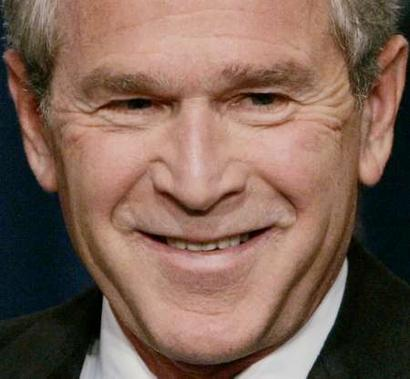
//> input picture openCV1/openCV1/exampleImage.jpg, 410 x 379 px, given in place of the camera
$ ./wink_selfie   (built with g++ and OpenCV 4)
//> lines starting //> are read from the running program, lines starting //| are printed output that depends on the picture; after the words box and inside, x2 and y2 are one past the last pixel; in counts of white or black regions, pixels touching at a corner belong together
#include "opencv2/objdetect.hpp"
#include "opencv2/videoio.hpp"
#include "opencv2/highgui.hpp"
#include "opencv2/imgproc.hpp"

#include <iostream>
#include <stdio.h>
#include <time.h>
#include <fstream>

using namespace std;
using namespace cv;

// much of this code was adapted from the opencv tutorial

/** Function Headers */
void detectAndDisplay(Mat frame);

/** Global variables */
String face_cascade_name, eyes_cascade_name;
CascadeClassifier face_cascade;
CascadeClassifier eyes_cascade;
String window_name = "Capture - Face detection";

/** @function main */
int main(int argc, const char** argv)
{

	face_cascade_name = "haarcascade_frontalface_alt.xml";
	eyes_cascade_name = "haarcascade_eye_tree_eyeglasses.xml";
	VideoCapture capture;

	vector<int> compression_params;
	compression_params.push_back(CV_IMWRITE_PNG_COMPRESSION);
	compression_params.push_back(9);

	Mat frame;
	int num_frames = 100;
	time_t start, end;

	//-- 1. Load the cascades
	if (!face_cascade.load(face_cascade_name)) { printf("--(!)Error loading face cascade\n"); return -1; };
	if (!eyes_cascade.load(eyes_cascade_name)) { printf("--(!)Error loading eyes cascade\n"); return -1; };

	//-- 2. Read the video stream
	capture.open(0);
	if (!capture.isOpened()) { printf("--(!)Error opening video capture\n"); return -1; }

	time(&start); // start timer
	while (capture.read(frame))
	{
//> frame is the input picture: 379 rows x 410 cols, CV_8UC3; mean B, G, R 84.9, 98.2, 125.3


		if (frame.empty())
		{
			printf(" --(!) No captured frame -- Break!");
			break;
		}

		//-- 3. Apply the classifier to the frame
		detectAndDisplay(frame);

		char c = (char)waitKey(10);
		if (c == 27) {
			imwrite("output.png", frame, compression_params);
			break; } // escape


	}

		ofstream ofs("output.txt", ios::out | ios::app);
		time(&end); // end timer

		// Time elapsed
		double seconds = difftime(end, start);
		ofs << "Time taken : " << seconds << " seconds" << endl;

		ofs << "N = " << num_frames << " frames" << endl;

		ofs << "t-N+1 = " << seconds - num_frames + 1 << endl;

		cout << "Output file 'output.txt' created" << endl;
		cout << "Output picture 'output.png' created" << endl;


	return 0;
}

/** @function detectAndDisplay */
void detectAndDisplay(Mat frame)
{
	std::vector<Rect> faces;
	Mat frame_gray;
	int count;
	bool extra_credit = false; // if you want to test extra credit uncomment next line and comment this line out
	//bool extra_credit = true; //if you want to test extra credit ucomment this line and comment out previous line
	cvtColor(frame, frame_gray, COLOR_BGR2GRAY);
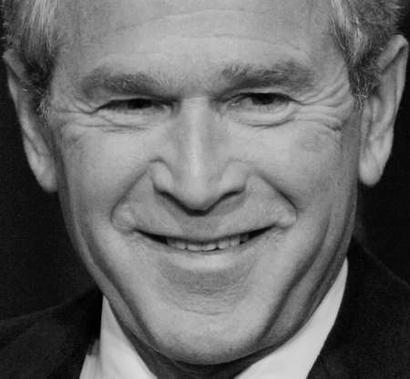
//> frame_gray: 379 rows x 410 cols, CV_8UC1; min 0, max 220, mean 104.8
	equalizeHist(frame_gray, frame_gray);
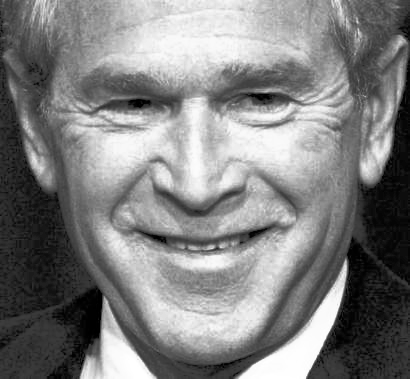
//> frame_gray: 379 rows x 410 cols, CV_8UC1; min 0, max 255, mean 128.3

	//-- Detect faces
	face_cascade.detectMultiScale(frame_gray, faces, 1.1, 2, 0 | CASCADE_SCALE_IMAGE, Size(30, 30));
//> faces = 1 Rect (x, y, width, height): [51, 3, 286, 286]

	for (size_t i = 0; i < faces.size(); i++)
	{
		Point center(faces[i].x + faces[i].width / 2, faces[i].y + faces[i].height / 2);
		ellipse(frame, center, Size(faces[i].width / 2, faces[i].height / 2), 0, 0, 360, Scalar(255, 0, 255), 4, 8, 0);

		Mat faceROI = frame_gray(faces[i]);
		std::vector<Rect> eyes;

		//-- In each face, detect eyes
		eyes_cascade.detectMultiScale(faceROI, eyes, 1.1, 2, 0 | CASCADE_SCALE_IMAGE, Size(30, 30));

		for (size_t j = 0; j < eyes.size(); j++)
		{
			Point eye_center(faces[i].x + eyes[j].x + eyes[j].width / 2, faces[i].y + eyes[j].y + eyes[j].height / 2);
			int radius = cvRound((eyes[j].width + eyes[j].height)*0.25);
			circle(frame, eye_center, radius, Scalar(255, 0, 0), 4, 8, 0);
		}
	}
//> this loop made 1 pass
//> center on pass 1: Point(194, 146)
//> pass 1, in detectAndDisplay, `Mat faceROI = frame_gray(faces[i]);`:
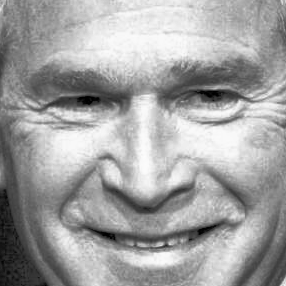
//> faceROI: 286 rows x 286 cols, CV_8UC1; min 0, max 253, mean 161.5
//> after the loop:
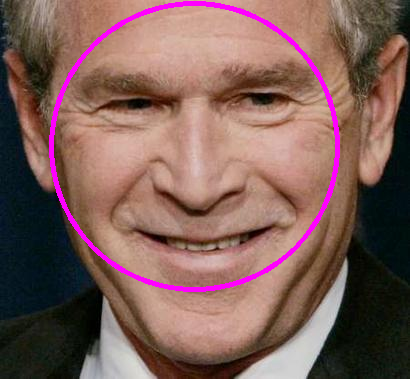
//> frame: 379 rows x 410 cols, CV_8UC3; 2.83% of pixels changed, all inside (x1, y1, x2, y2) = (49, 1, 340, 292)
	while (extra_credit == true) {
	}
//> the Esc key is pressed
	imshow(window_name, frame);

}
